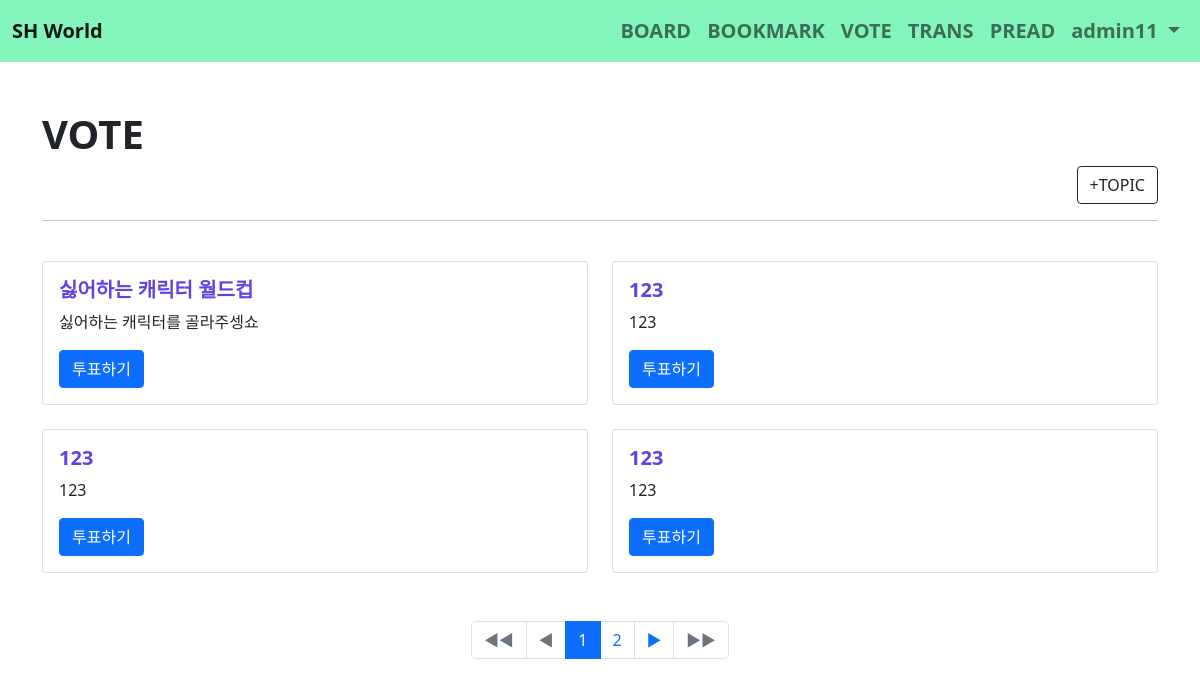
Page /vote/ (signed in) on the committed database.
### acc/models.py (models this page shows, shortened)
class User(AbstractUser):
    comment = models.TextField()
    nickname = models.CharField(max_length=30)
    point = models.IntegerField(default=0)
    pic = models.ImageField(upload_to="usr/%y")
    follow = models.ManyToManyField(settings.AUTH_USER_MODEL, blank=True)

### vote/models.py (models this page shows, shortened)
class Topic(models.Model):
    subject = models.CharField(max_length=100)
    writer = models.CharField(max_length=100)
    voter = models.ManyToManyField(User, blank=True)
    ctime = models.DateTimeField()
    content = models.TextField()
    def summary(self):
        if len(self.content) > 20:
            return self.content[:20] + "..."
        return self.content

### vote/views.py (the view)
# urls.py: path('', views.index, name="index"),
def index(request):
    page = request.GET.get("page", 1)
    t = Topic.objects.all().order_by("-ctime")
    pag = Paginator(t, 4)
    obj = pag.get_page(page)
    context = {
        "topics": obj,
    }
    return render(request,"vote/index.html", context)

### template/vote/index.html
{% extends 'base.html' %}
{% block auth %}
{% load mathfilters %}
<div class="container mt-5">
    <h1><b>VOTE</b></h1>
    <div class="text-end">
        <a href="{% url 'vote:create' %}"><button class="btn btn-outline-dark">+TOPIC</button></a>
    </div>
    <hr>
    <div class="row">
        {% for i in topics %}
            <div class="col-sm-6 mt-4">
                <div class="card">
                    <div class="card-body" {% if user in i.voter.all %} style="background-color: rgba(0, 255, 123, 0.29);" {% endif %}>
                        <h5 class="card-title" style="color:rgba(65, 22, 221, 0.816)"><b>{{ i.subject }}</b></h5>
                        <p class="card-text">{{ i.summary }}</p>
                        <a href="{% url 'vote:detail' i.id %}" class="btn btn-primary">{% if user in i.voter.all %}결과보러가기{%else%}투표하기{%endif%}</a>
                    </div>
                </div>
            </div>
        {% endfor %}
    </div>
    <nav aria-label="Page navigation example">
        <ul class="pagination justify-content-center mt-5">
            <li class="page-item {% if not topics.has_previous %}disabled{% endif %}">
                <a class="page-link" href="{% url 'vote:index' %}?page=1"> ◀◀ </a>
            </li>
            <li class="page-item {% if not topics.has_previous %}disabled{% endif %}">
                <a class="page-link" {% if topics.has_previous %} href="{% url 'vote:index' %}?page={{ topics.previous_page_number }}" {% endif %}> ◀ </a>
            </li>
            {% for i in topics.paginator.page_range %}
                {% if i >= topics.number|sub:1|intdiv:5|mul:5|add:1 and topics.number|sub:1|intdiv:5|add:1|mul:5 >= i %}
                    <li class="page-item {% if topics.number == i %}active{% endif %}"><a class="page-link" href="{% url 'vote:index' %}?page={{i}}">{{ i }}</a></li>
                {% endif %}
            {% endfor %}
            <li class="page-item {% if not topics.has_next %}disabled{% endif %}">
                <a class="page-link" {% if topcis.has_next %}href="{% url 'vote:index' %}?page={{ topics.next_page_number }}"{%endif%}>▶</a>
            </li>
            <li class="page-item {% if not blist.has_next %}disabled{% endif %}">
                <a class="page-link" href="{% url 'vote:index' %}?page={{ topics.paginator.num_pages }}">▶▶</a>
            </li>
        </ul>
    </nav>
</div>
{% endblock %}

### template/base.html (shortened to what this page needs)
<!doctype html>
<html lang="en">
    <head>
        <link href="https://cdn.jsdelivr.net/npm/bootstrap@5.1.3/dist/css/bootstrap.min.css" rel="stylesheet">
    </head>
    <body>
    {% if user.is_authenticated %}
    <nav class="navbar navbar-expand-lg navbar-light" style="background-color: rgba(24, 236, 130, 0.534);">
        <div class="container-fluid" style="font-size: 20px; font-weight: bold;">
            <a class="navbar-brand" href="#">SH World</a>
            <div class="collapse navbar-collapse" id="navbarSupportedContent">
                <ul class="navbar-nav ms-auto mb-2 mb-lg-0">
                    <li class="nav-item">
                        <a class="nav-link" href="{% url 'board:index' %}">BOARD</a>
                    </li>
                    <li class="nav-item">
                        <a class="nav-link" href="{% url 'book:index' %}">BOOKMARK</a>
                    </li>
                    <li class="nav-item">
                        <a class="nav-link" href="{% url 'vote:index' %}">VOTE</a>
                    </li>
                    <li class="nav-item">
                        <a class="nav-link" href="{% url 'trans:index' %}">TRANS</a>
                    </li>
                    <li class="nav-item">
                        <a class="nav-link" href="{% url 'pread:index' %}">PREAD</a>
                    </li>
                    <li class="nav-item dropdown">
                        <a class="nav-link dropdown-toggle" href="#" id="navbarDropdown" role="button" data-bs-toggle="dropdown" aria-expanded="false">
                        {{ user.username }}
                        </a>
                    </li>
                </ul>
            </div>
        </div>
    </nav>
    {% block auth %}
    {% endblock %}
    {% endif %}
    </body>
</html>

### rows in the picture
User: username "admin11"
Topic: subject "싫어하는 캐릭터 월드컵", summary "싫어하는 캐릭터를 골라주셍쇼", shows "투표하기"
Topic: subject "123", summary "123", shows "투표하기"
Topic: subject "123", summary "123", shows "투표하기"
Topic: subject "123", summary "123", shows "투표하기"

### other values in the picture
{{ i }} "1" "2"
